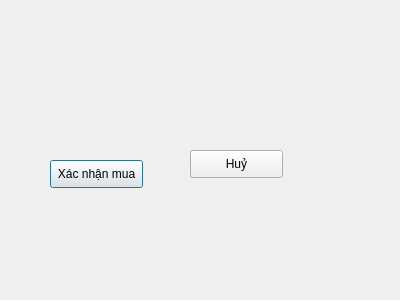
<?xml version="1.0" encoding="UTF-8"?>
<ui version="4.0">
 <class>Dialog</class>
 <widget class="QDialog" name="Dialog">
  <property name="geometry">
   <rect>
    <x>0</x>
    <y>0</y>
    <width>400</width>
    <height>300</height>
   </rect>
  </property>
  <property name="windowTitle">
   <string>Dialog</string>
  </property>
  <widget class="QPushButton" name="pushButton">
   <property name="geometry">
    <rect>
     <x>50</x>
     <y>160</y>
     <width>93</width>
     <height>28</height>
    </rect>
   </property>
   <property name="text">
    <string>Xác nhận mua</string>
   </property>
  </widget>
  <widget class="QPushButton" name="pushButton_2">
   <property name="geometry">
    <rect>
     <x>190</x>
     <y>150</y>
     <width>93</width>
     <height>28</height>
    </rect>
   </property>
   <property name="text">
    <string>Huỷ</string>
   </property>
  </widget>
 </widget>
 <resources/>
 <connections/>
</ui>
